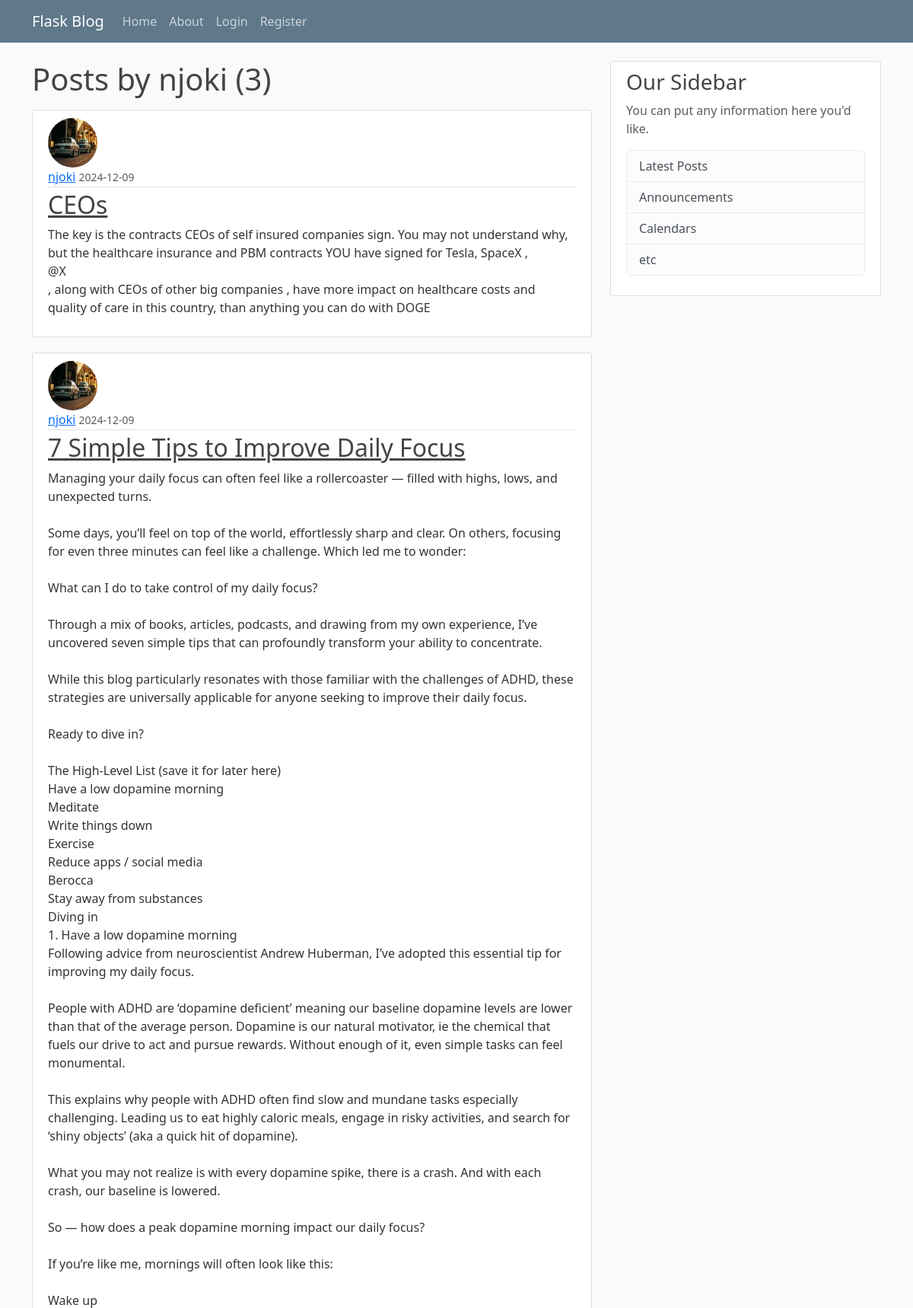
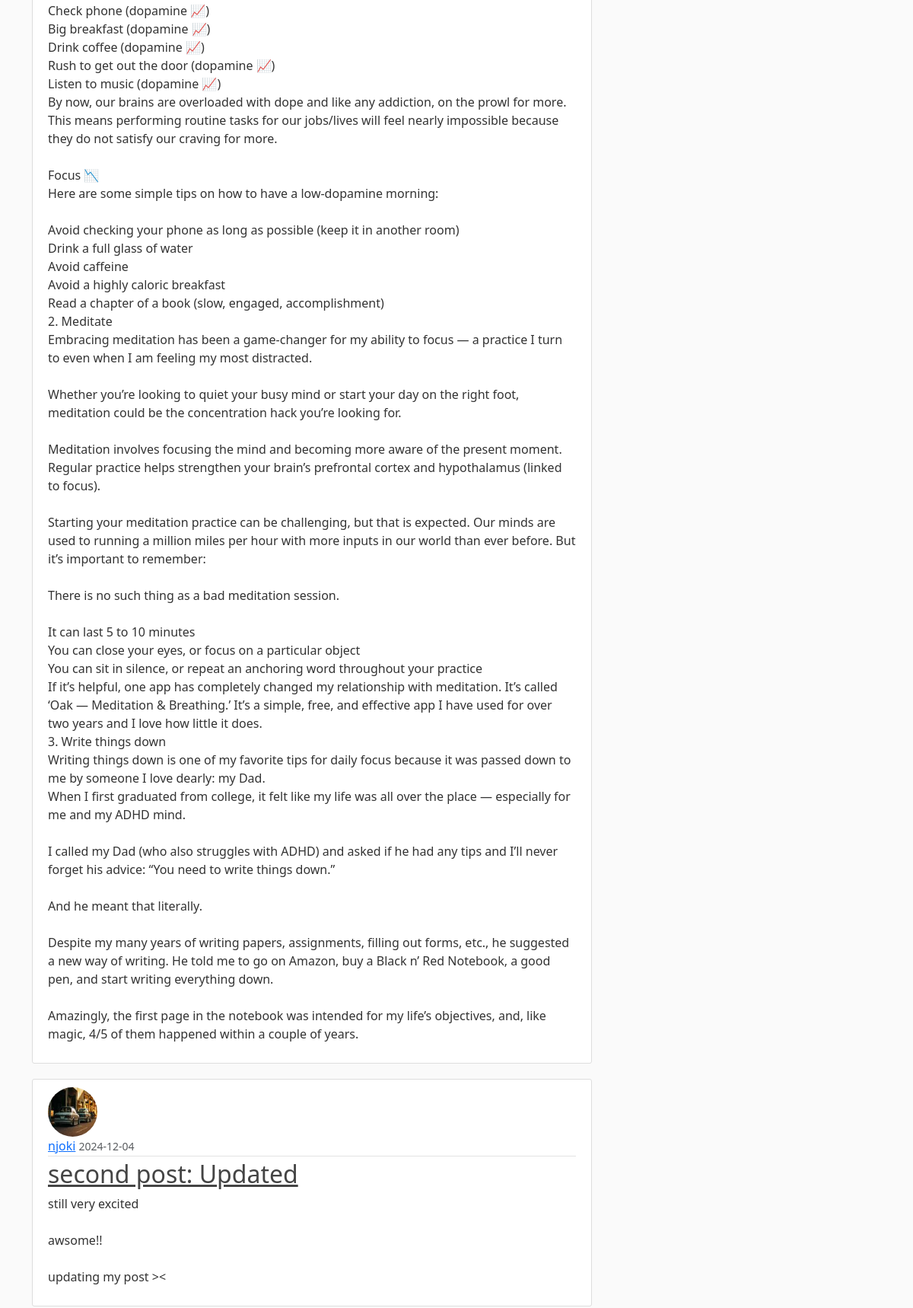
/user/njoki (upper part), run on the app's committed database (2 pictures, top to bottom).
### flaskblog/models.py (models this page shows, shortened)
class User(db.Model, UserMixin):
  id = db.Column(db.Integer, primary_key=True)
  username = db.Column(db.String(20), unique=True, nullable=False)
  email = db.Column(db.String(120), unique=True, nullable=False)
  image_file = db.Column(db.String(20), nullable=False, default='default.jpg')
  password = db.Column(db.String(60), nullable=False)
  posts = db.relationship('Post', backref='author', lazy=True)

class Post(db.Model):
  id = db.Column(db.Integer, primary_key=True)
  title = db.Column(db.String(100), nullable=False)
  date_posted = db.Column(db.DateTime, nullable=False, default=datetime.utcnow)
  content = db.Column(db.Text, nullable=False)
  user_id = db.Column(db.Integer, db.ForeignKey('user.id'), nullable=False)

### flaskblog/routes.py (the view)
@app.route("/user/<string:username>")
def user_posts(username):
  page = request.args.get('page', 1, type=int)
  user = User.query.filter_by(username=username).first_or_404()
  posts = Post.query.filter_by(author=user).order_by(Post.date_posted.desc()).paginate(page=page, per_page=5)
  return render_template('user_posts.html', posts=posts, user=user)

### flaskblog/templates/user_posts.html (shortened to what this page needs)
{% extends "layouts.html" %}
{% block content %}
  <h1 class="mb-3">Posts by {{ user.username }} ({{ posts.total }})</h1>
  {% for post in posts.items %}
  <article class="media content-section">
    <img class="rounded-circle article-img" src="{{ url_for('static', filename='profile_pics/' + post.author.image_file) }}">
    <div class="media-body">
      <div class="article-metadata">
        <a class="mr-2" href="{{ url_for('user_posts', username=post.author.username) }}">{{ post.author.username }}</a>
        <small class="text-muted">{{ post.date_posted.strftime('%Y-%m-%d') }}</small>
      </div>
      <h2><a class="article-title" href="{{ url_for('post', post_id=post.id) }}">{{ post.title }}</a></h2>
      <p class="article-content">{{ post.content }}</p>
    </div>
  </article>
  {% endfor %}
{% endblock content%}

### flaskblog/static/main.css (style rules this page uses)
body { background: #fafafa; color: #333333; margin-top: 5rem; }
h1, h2, h3, h4, h5, h6 { color: #444444; }
.content-section { background: #ffffff; padding: 10px 20px; border: 1px solid #dddddd; border-radius: 3px; margin-bottom: 20px; }
.article-title { color: #444444; }
.article-content { white-space: pre-line; }
.article-img { height: 65px; width: 65px; margin-right: 16px; }
.article-metadata { padding-bottom: 1px; margin-bottom: 4px; border-bottom: 1px solid #e3e3e3 }

### data on the page
User: username "njoki"
Post: image_file (picture), author.username "njoki", date_posted "2024-12-09", title "CEOs", content "The key is the contracts CEOs of self insured companies sign. You may not understand why, but the healthcare insurance and PBM contracts YOU have signed for Tesla, SpaceX , @X , along with CEOs of other big companies , have more impact on healthcare costs and quality of care in this country, than anything you can do with DOGE"
Post: image_file (picture), author.username "njoki", date_posted "2024-12-09", title "7 Simple Tips to Improve Daily Focus", content "Managing your daily focus can often feel like a rollercoaster — filled with highs, lows, and unexpected turns. Some days, you’ll feel on top of the world, effortlessly sharp and clear. On others, focusing for even three minutes can feel like a challenge. Which led me to wonder: What can I do to take control of my daily focus? Through a mix of books, articles, podcasts, and drawing from my own experience, I’ve uncovered seven simple tips that can profoundly transform your ability to concentrate. While this blog particularly resonates with those familiar with the challenges of ADHD, these strategies are universally applicable for anyone seeking to improve their daily focus. Ready to dive in?…"
Post: image_file (picture), author.username "njoki", date_posted "2024-12-04", title "second post: Updated", content "still very excited awsome!! updating my post ><"

### other printed values
{{ posts.total }} "3"
